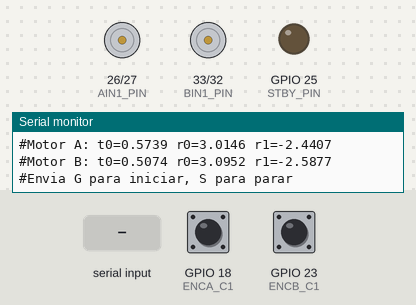
Bench run of a sketch on a simulated ESP32. On the bench: motor-driver pin pairs drawn as motors (green arrow = first pin HIGH = forward, orange = second pin HIGH = backward, longer = more drive, scaled by the enable pin, stopped while the standby pin is LOW), output pins drawn as LEDs (lit = HIGH), the last lines printed to the serial monitor. Inputs (shaded band) come from the test bench; at power-on: GPIO 18 (ENCA_C1) HIGH, GPIO 23 (ENCB_C1) HIGH.

Above: at 2.2 s.
2.3 s: "G" received over Serial
At 2.7 s:
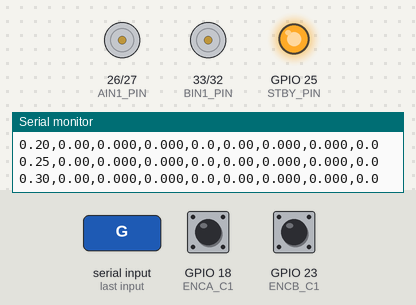
At 4.3 s:
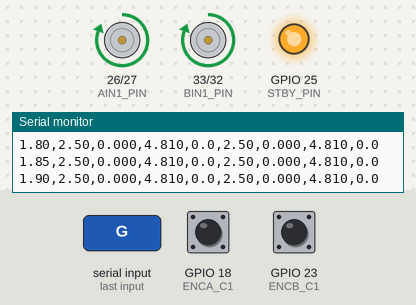
5.3 s: "S" received over Serial
At 6.7 s:
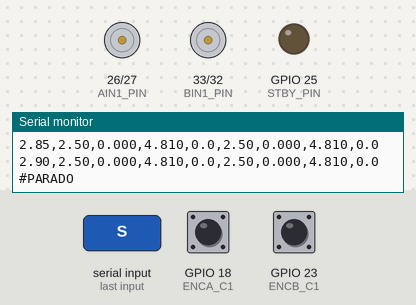
Timing chart, 0 to 8.3 s (numbered marks = the images above; inputs shaded):
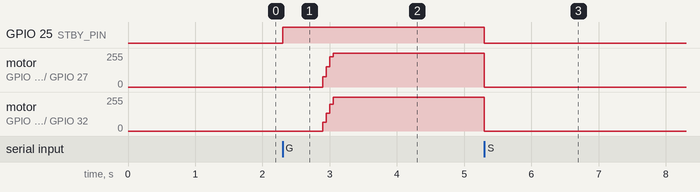

The sketch:

rst_esp32_v2.ino
```cpp
#include <Arduino.h>
#include <math.h>

// =====================================================================
// LAB 6 - RST discreto en ESP32 + TB6612   (A = izquierdo, B = derecho)
// Ley de control:  u(k) = u(k-1) + t0*r(k-1) - r0*y(k) - r1*y(k-1)
//
// UNIDADES (iguales a tu identificacion):
//   u = voltaje PWM [V]            = pwm/255 * V_ALIMENTACION
//   y = voltaje equivalente [V]    = rpm / K_RPM_POR_V
//   r = referencia en voltaje equivalente [V]
//
// Comandos por Serial:  G = iniciar experimento   S = parar
// =====================================================================

// ---------- PINES TB6612 (iguales a tu codigo de identificacion) ----------
#define PWMA_PIN 14
#define AIN1_PIN 26
#define AIN2_PIN 27
#define STBY_PIN 25
#define PWMB_PIN 13
#define BIN1_PIN 33
#define BIN2_PIN 32

// ---------- ENCODERS (se cuenta cada flanco del canal C1) ----------
#define ENCA_C1 18
#define ENCB_C1 23
const double CPR_A = 69.8;     // cuentas por vuelta de salida
const double CPR_B = 78.3;

// ---------- CALIBRACION ----------
const double V_ALIM   = 4.81;    // alimentacion [V]
const double K_RPM_V_A = 516.1;  // rpm por voltio equivalente
const double K_RPM_V_B = 413.1;
#define PWM_FREQ 20000
#define PWM_RES  8

// ---------- PARAMETROS DEL DISENO (iguales a la simulacion) ----------
const double TS   = 0.05;   // periodo de muestreo [s]
const double ZETA = 0.8;
const double KTS  = 0.6;    // ts deseado = 0.6 * ts lazo abierto

// ---------- EXPERIMENTO (misma forma que en Simulink) ----------
const double REF_V   = 2.5;   // escalon de referencia [V equivalentes] (~1290 rpm en A)
const double T_REF   = 0.5;   // instante del escalon [s]
const double T_DIST  = 3.5;   // instante de la perturbacion [s]
const double DIST_V  = -0.5;  // perturbacion sumada al voltaje aplicado [V]
const double T_FIN   = 6.0;   // duracion total [s]

// ---------- ENCODER (conteo de flancos) ----------
volatile unsigned long cuentasA = 0, cuentasB = 0;
void IRAM_ATTR isrA() { cuentasA++; }
void IRAM_ATTR isrB() { cuentasB++; }

// ---------- MOTOR + CONTROLADOR ----------
struct Motor {
  int pinPWM, pinIN1, pinIN2;
  double K, tau;               // planta identificada
  double kRpmV, cpr;           // calibracion de velocidad
  double r0, r1, t0;           // coeficientes RST (se calculan en disenar())
  double uPrev, yPrev, rPrev;  // memoria del controlador
};

Motor motores[2] = {
  // PWM       IN1       IN2       K       tau     kRpmV      cpr    r0 r1 t0  u y r
  { PWMA_PIN, AIN1_PIN, AIN2_PIN, 0.7857, 0.4191, K_RPM_V_A, CPR_A, 0, 0, 0, 0, 0, 0 },  // A (izq)
  { PWMB_PIN, BIN1_PIN, BIN2_PIN, 0.7642, 0.4981, K_RPM_V_B, CPR_B, 0, 0, 0, 0, 0, 0 }   // B (der)
};

bool corriendo = false;
unsigned long tSiguiente = 0;   // proximo instante de muestreo [us]
long k = 0;                     // contador de muestras

// Diseno RST por asignacion de polos (misma formula que en MATLAB)
void disenar(int i) {
  Motor &m = motores[i];
  double a1 = -exp(-TS / m.tau);
  double b1 = m.K * (1.0 - exp(-TS / m.tau));
  double wn = 4.0 / (ZETA * KTS * 4.0 * m.tau);
  double sigma = ZETA * wn;
  double wd = wn * sqrt(1.0 - ZETA * ZETA);
  double p1 = -2.0 * exp(-sigma * TS) * cos(wd * TS);
  double p0 = exp(-2.0 * sigma * TS);
  m.r0 = (p1 - a1 + 1.0) / b1;
  m.r1 = (p0 + a1) / b1;
  m.t0 = (1.0 + p1 + p0) / b1;
}

void adelante(int i) {
  digitalWrite(motores[i].pinIN1, HIGH);
  digitalWrite(motores[i].pinIN2, LOW);
}

void parar() {
  corriendo = false;
  for (int i = 0; i < 2; i++) {
    ledcWrite(motores[i].pinPWM, 0);
    digitalWrite(motores[i].pinIN1, LOW);
    digitalWrite(motores[i].pinIN2, LOW);
  }
  digitalWrite(STBY_PIN, LOW);
}

// Un paso del controlador. Devuelve u [V] (antes de la perturbacion).
double pasoRST(int i, double r, double y, double distV) {
  Motor &m = motores[i];
  double u = m.uPrev + m.t0 * m.rPrev - m.r0 * y - m.r1 * m.yPrev;
  u = constrain(u, 0.0, V_ALIM);                 // saturacion + anti-windup
  double uAplicado = constrain(u + distV, 0.0, V_ALIM);
  int pwm = (int)round(uAplicado / V_ALIM * 255.0);
  ledcWrite(m.pinPWM, pwm);
  m.uPrev = u;  m.yPrev = y;  m.rPrev = r;
  return u;
}

void iniciar() {
  for (int i = 0; i < 2; i++) {
    motores[i].uPrev = 0; motores[i].yPrev = 0; motores[i].rPrev = 0;
  }
  noInterrupts(); cuentasA = 0; cuentasB = 0; interrupts();
  digitalWrite(STBY_PIN, HIGH);
  adelante(0); adelante(1);
  k = 0;
  Serial.println("#INICIO");
  Serial.println("t,rA,yA,uA,rpmA,rB,yB,uB,rpmB");
  tSiguiente = micros() + (unsigned long)(TS * 1e6);
  corriendo = true;
}

void setup() {
  Serial.begin(115200);
  delay(1000);

  pinMode(AIN1_PIN, OUTPUT); pinMode(AIN2_PIN, OUTPUT);
  pinMode(BIN1_PIN, OUTPUT); pinMode(BIN2_PIN, OUTPUT);
  pinMode(STBY_PIN, OUTPUT);
  ledcAttach(PWMA_PIN, PWM_FREQ, PWM_RES);
  ledcAttach(PWMB_PIN, PWM_FREQ, PWM_RES);

  pinMode(ENCA_C1, INPUT_PULLUP);
  pinMode(ENCB_C1, INPUT_PULLUP);
  attachInterrupt(digitalPinToInterrupt(ENCA_C1), isrA, CHANGE);
  attachInterrupt(digitalPinToInterrupt(ENCB_C1), isrB, CHANGE);

  disenar(0);
  disenar(1);
  parar();

  Serial.println("#--- RST ESP32 (TB6612) ---");
  Serial.printf("#Motor A: t0=%.4f r0=%.4f r1=%.4f\n", motores[0].t0, motores[0].r0, motores[0].r1);
  Serial.printf("#Motor B: t0=%.4f r0=%.4f r1=%.4f\n", motores[1].t0, motores[1].r0, motores[1].r1);
  Serial.println("#Envia G para iniciar, S para parar");
}

void loop() {
  if (Serial.available() > 0) {
    char c = Serial.read();
    if (c == 'G' || c == 'g') iniciar();
    if (c == 'S' || c == 's') { parar(); Serial.println("#PARADO"); }
  }
  if (!corriendo) return;

  if ((long)(micros() - tSiguiente) < 0) return;   // aun no toca muestrear
  tSiguiente += (unsigned long)(TS * 1e6);

  // --- leer encoders: cuentas en este periodo -> rpm -> voltaje equivalente ---
  noInterrupts();
  unsigned long cA = cuentasA, cB = cuentasB;
  cuentasA = 0; cuentasB = 0;
  interrupts();
  double rpmA = (cA / motores[0].cpr) * (60.0 / TS);
  double rpmB = (cB / motores[1].cpr) * (60.0 / TS);
  double yA = rpmA / motores[0].kRpmV;
  double yB = rpmB / motores[1].kRpmV;

  // --- referencia y perturbacion segun el tiempo ---
  double t     = k * TS;
  double r     = (t >= T_REF)  ? REF_V  : 0.0;
  double distV = (t >= T_DIST) ? DIST_V : 0.0;

  // --- controladores ---
  double uA = pasoRST(0, r, yA, distV);
  double uB = pasoRST(1, r, yB, distV);

  Serial.printf("%.2f,%.2f,%.3f,%.3f,%.1f,%.2f,%.3f,%.3f,%.1f\n",
                t, r, yA, uA, rpmA, r, yB, uB, rpmB);

  k++;
  if (t >= T_FIN) {
    parar();
    Serial.println("#FIN");
  }
}
```

Measured:
- after the input at 2.3 s, GPIO 25 (STBY_PIN): LOW → HIGH at once; motor on GPIO 26 (AIN1_PIN) / GPIO 27 (AIN2_PIN), motor on GPIO 33 (BIN1_PIN) / GPIO 32 (BIN2_PIN): stopped → forward 255/255 after 0.60 s
- after the input at 5.3 s, GPIO 25 (STBY_PIN): HIGH → LOW after 0.00 s instead of 3.1 s
